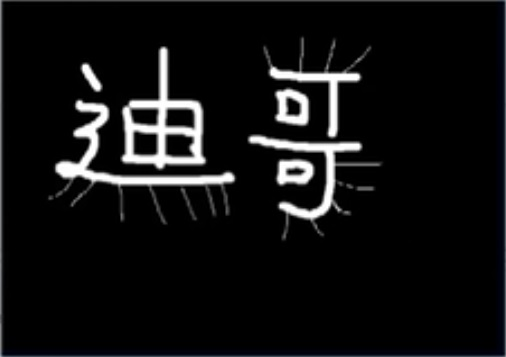
#> input picture dige.png, 506 x 357 px
$ python 08_OpenCV_dilation_erosion.py
#> lines starting #> are read from the running program, lines starting #| are printed output that depends on the picture; after the words box and inside, x2 and y2 are one past the last pixel; in counts of white or black regions, pixels touching at a corner belong together
import cv2
import matplotlib.pyplot as plt
import numpy as np
def cv_show(name, img):
    cv2.imshow(name, img)
    cv2.waitKey(0)
    cv2.destroyAllWindows()

# 顯示原圖
img = cv2.imread('dige.png')
#> img is the input picture: shape (357, 506, 3); mean B, G, R 18, 17.5, 17.4
# [18 lines of commented-out code are left out]
kernel = np.ones((5, 5), np.uint8)      # 數值越大效果越大 5, 5
dige_erosion = cv2.erode(img, kernel, iterations=1)
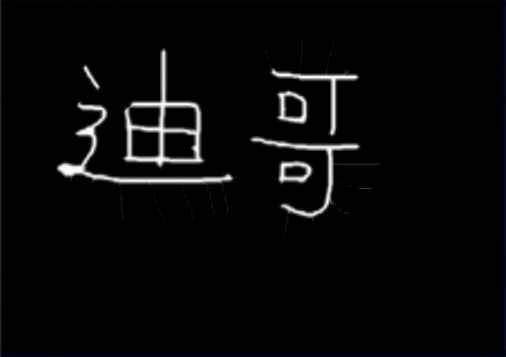
#> dige_erosion: shape (357, 506, 3); mean B, G, R 7.9, 7.6, 7.5
# cv_show('EROSION', dige_erosion)

kernel = np.ones((5, 5), np.uint8)      # 數值越大效果越大 5, 5
dige_dilate = cv2.dilate(dige_erosion, kernel, iterations=1)
# cv_show('DILATION', dige_dilate)

pie = cv2.imread('pie.png')
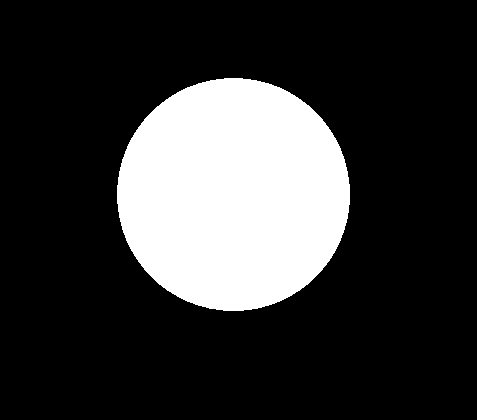
#> input picture pie.png, 477 x 420 px
#> pie is the input picture: shape (420, 477, 3); 21.3% white; 1 white region, box (x1, y1, x2, y2) and area: (117, 78, 350, 311) 42604

kernel = np.ones((30, 30), np.uint8)    # # 數值越大效果越大 30, 30
erosion_1 = cv2.dilate(pie, kernel, iterations=1)
#> erosion_1: shape (420, 477, 3); 28.4% white; 1 white region, box (x1, y1, x2, y2) and area: (103, 64, 365, 326) 56959
erosion_2 = cv2.dilate(pie, kernel, iterations=2)
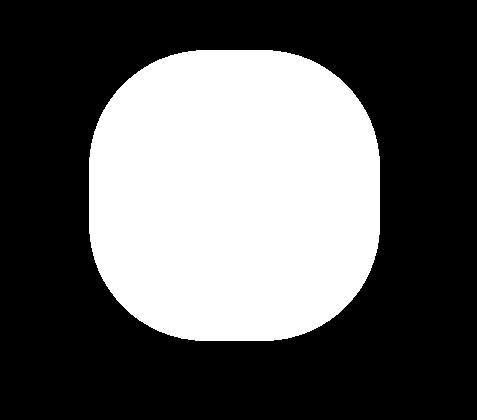
#> erosion_2: shape (420, 477, 3); 36.4% white; 1 white region, box (x1, y1, x2, y2) and area: (89, 50, 380, 341) 72996
erosion_3 = cv2.dilate(pie, kernel, iterations=3)
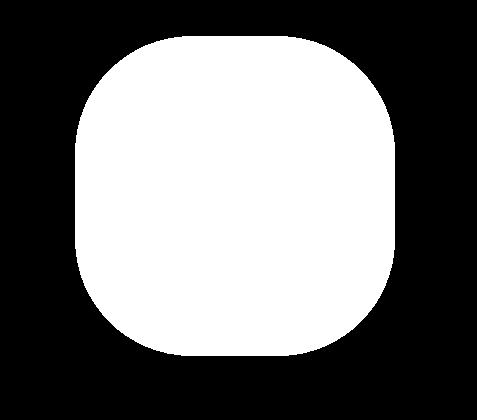
#> erosion_3: shape (420, 477, 3); 45.3% white; 1 white region, box (x1, y1, x2, y2) and area: (75, 36, 395, 356) 90715
res = np.hstack((erosion_1, erosion_2, erosion_3))
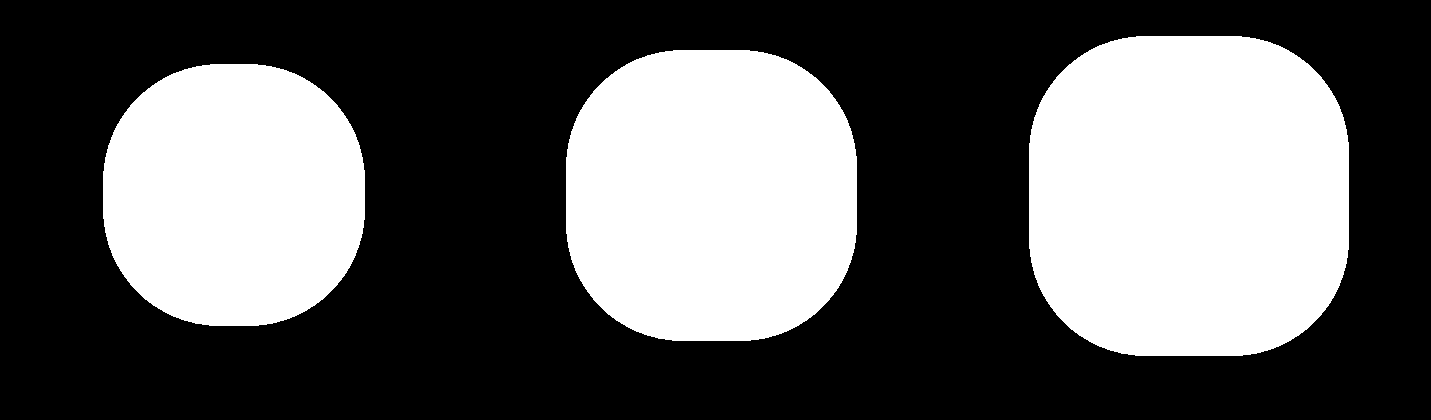
#> res: shape (420, 1431, 3); 36.7% white; 3 white regions, box (x1, y1, x2, y2) and area: (1029, 36, 1349, 356) 90715, (566, 50, 857, 341) 72996, (103, 64, 365, 326) 56959
# cv_show('RES', res)

# 開運算 與 閉運算  ("Opening operation" & "Closing operation")=============================
img = cv2.imread('dige.png')

# Opening operation 是 先腐蝕 再膨脹----------------------------------
kernel = np.ones((5, 5), np.uint8)      # 數值越大效果越大 5, 5
opening = cv2.morphologyEx(img, cv2.MORPH_OPEN, kernel)
# cv_show('opening', opening)

# Closing operation 是 先膨脹 再腐蝕----------------------------------
kernel = np.ones((5, 5), np.uint8)      # 數值越大效果越大 5, 5
closing = cv2.morphologyEx(img, cv2.MORPH_CLOSE, kernel)
# cv_show('closing', closing)

# 梯度運算, 形態學梯度（Morphological Gradient）==========================================
# 針對pie.png   梯度 = 膨脹 - 腐蝕
pie = cv2.imread('pie.png')
kernel = np.ones((7, 7), np.uint8)
dilate = cv2.dilate(pie, kernel, iterations=5)
#> dilate: shape (420, 477, 3); 28.7% white; 1 white region, box (x1, y1, x2, y2) and area: (102, 63, 365, 326) 57484
erosion = cv2.erode(pie, kernel, iterations=5)
#> erosion: shape (420, 477, 3); 14.8% white; 1 white region, box (x1, y1, x2, y2) and area: (133, 94, 334, 295) 29564
res = np.hstack((dilate, erosion))
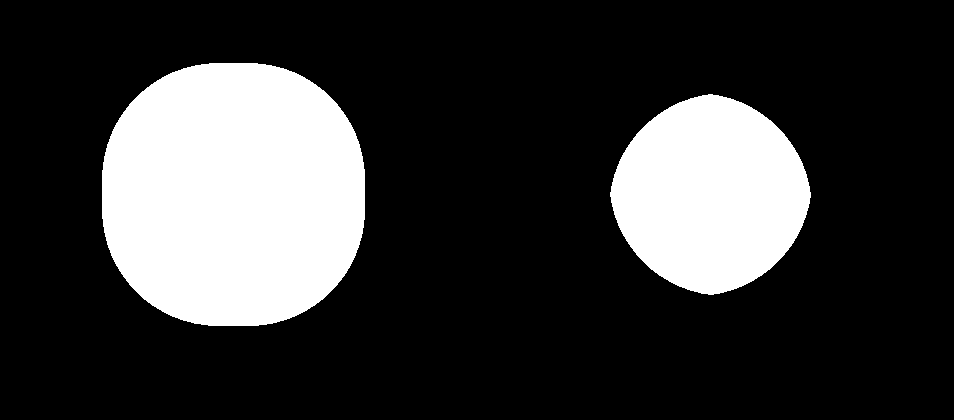
#> res: shape (420, 954, 3); 21.7% white; 2 white regions, box (x1, y1, x2, y2) and area: (102, 63, 365, 326) 57484, (610, 94, 811, 295) 29564
# cv_show('res', res)

gradient = cv2.morphologyEx(pie, cv2.MORPH_GRADIENT, kernel)
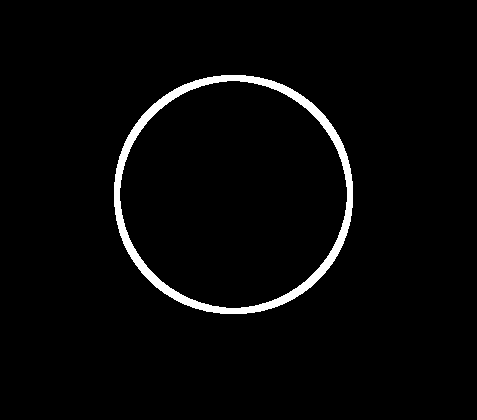
#> gradient: shape (420, 477, 3); 2.8% white; 1 white region, box (x1, y1, x2, y2) and area: (114, 75, 353, 314) 5592
# cv_show('gradient', gradient)
